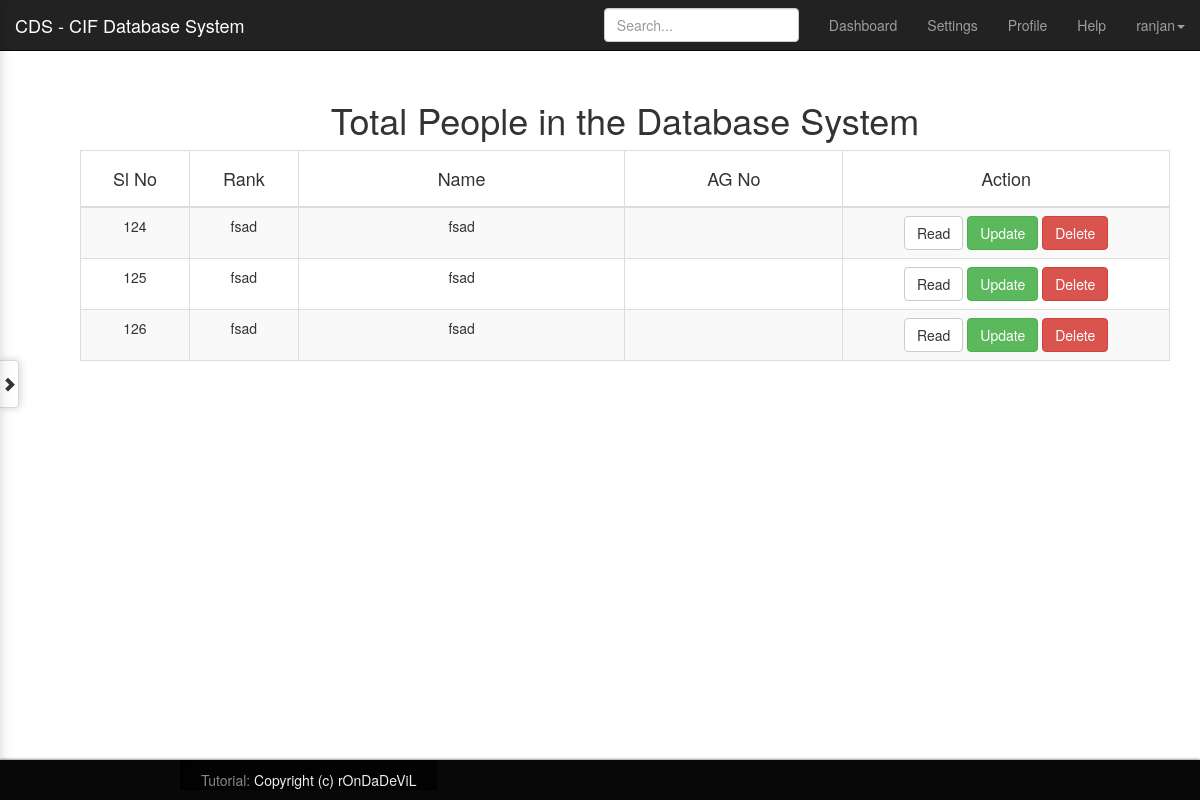
The app's page /total_people.php (signed in) with its own data.
### tables this page shows
CREATE TABLE IF NOT EXISTS `person_details` (
`person_id` int(11) NOT NULL,
  `person_name` varchar(255) DEFAULT NULL,
  `person_rank` varchar(255) DEFAULT NULL,
  `rank_name` varchar(200) NOT NULL,
  `father_name` varchar(255) DEFAULT NULL,
  `address` longtext,
  `contact_number` varchar(255) DEFAULT NULL,
  `nearest_RS` varchar(255) DEFAULT NULL,
  `DOB` varchar(255) DEFAULT NULL,
  `DOA` varchar(255) DEFAULT NULL,
  `date_of_joining_in_CIF` varchar(255) DEFAULT NULL,
  `educational_qualification` varchar(255) DEFAULT NULL,
  `blood_group` varchar(255) NOT NULL,
  `marritial_Status` varchar(255) DEFAULT NULL,
  `next_of_kin` varchar(255) DEFAULT NULL,
  `previous_posting` varchar(255) DEFAULT NULL,
  `previous_training_completed` longtext,
  `emergency_name` varchar(255) DEFAULT NULL,
  `emergency_number` varchar(255) DEFAULT NULL,
  `emergency_Relationship` varchar(255) DEFAULT NULL,
  `photo` varchar(255) DEFAULT NULL,
  `presently_posted_at` varchar(255) DEFAULT NULL,
  `last_posting_at` varchar(255) DEFAULT NULL,
  `last_posted_date` varchar(255) DEFAULT NULL,
  `remarks` longtext,
  `status` varchar(5) NOT NULL
);

### total_people.php (the view, shortened to what this page needs)
<?php
include 'includes/overall/header.php';
include 'includes/overall/sideNav.php'; ?>
<body>
<?php
include 'includes/overall/top_nav.php';
?>
<div class="container">
    <div class="row">
    <div class="col-md-12">
    <div class="tic">
        <div class="container">
            <div class="row">
                <div class="tic">
                    <h1>Total People in the Database System </h1>
                <div class="col-md-12">
                    <div class="table-responsive">
                        <table id="mytable" class="table table-bordered table-striped table-hover">
                            <thead>
                            <th class="col-sm-1" class="text-center"><STRONG><h4>Sl No</h4></STRONG></th>
                            <th class="col-sm-1"><STRONG><h4>Rank</h4></STRONG></th>
                            <th class="col-sm-3"><STRONG><h4>Name</h4></STRONG></th>
                            <th class="col-sm-2"><STRONG><h4>AG No</h4></STRONG></th>
                            <th class="col-sm-3"><STRONG><h4>Action</h4></STRONG></th>
                            </thead>
                            <tbody>
                            <?php
                            $pdo = Database::connect();
                            $sql = "SELECT * FROM person_details where status = 'yes'";
                            foreach ($pdo->query($sql) as $row) {
                                echo '<tr>';
                                echo '<span class="pull-center"><td>' . $row['person_id'] . '</td></span>';
                                echo '<td>' . $row['person_rank'] . '</td>';
                                echo '<td>' . $row['person_name'] . '</td>';
                                echo '<td>' . $row['presently_posted_at'] . '</td>';
                                echo '<td width=230px>';
                                echo '<a class="btn btn-default" href="ops_details.php?id=' . $row['person_id'] . '">Read</a>';
                                echo '<a class="btn btn-success" href="update_people.php?person_id=' . $row['person_id'] . '">Update</a>';
                                echo '<a class="btn btn-danger" href="delete.php?id=' . $row['person_id'] . '">Delete</a>';
                                echo '</td>';
                                echo '</tr>';
                            }
                            ?>
                            </tbody>
                        </table>
                    </div>
                </div>
    </div>
    </div>
    </div>
<?php include 'includes/overall/footer.php'; ?>

### total_people.php (style rules this page uses)
.tic { padding: 40px; margin-bottom: 5px; }
.tic>h1 { text-align: center; }
th { text-align: center; }
td { text-align: center; }
.container { padding-right: 0px; padding-left: 0px; margin-right: 0px; margin-left: 0px }

### records on screen
person_details: person_id "124", person_rank "fsad", person_name "fsad"
person_details: person_id "125", person_rank "fsad", person_name "fsad"
person_details: person_id "126", person_rank "fsad", person_name "fsad"

### other values on screen
$_SESSION['user'] "ranjan"
